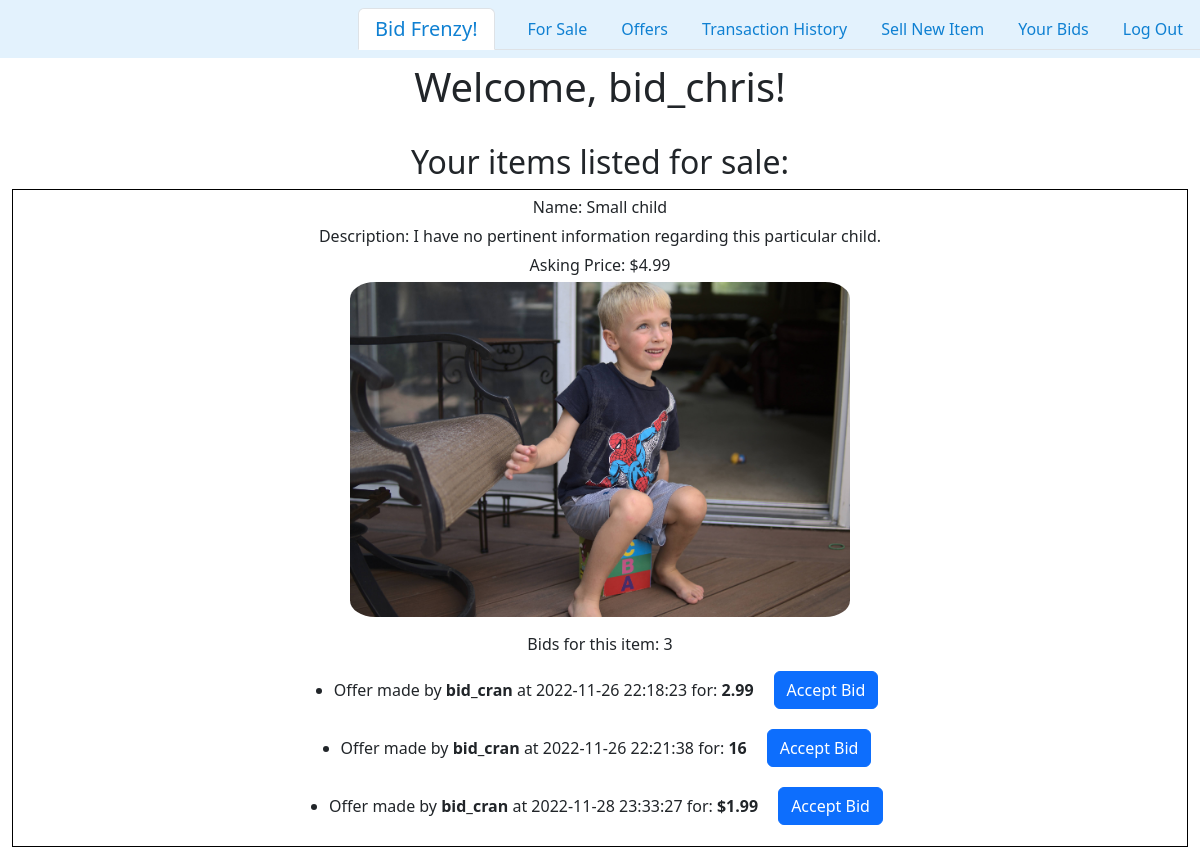
Before: / (signed in) with the older database file.
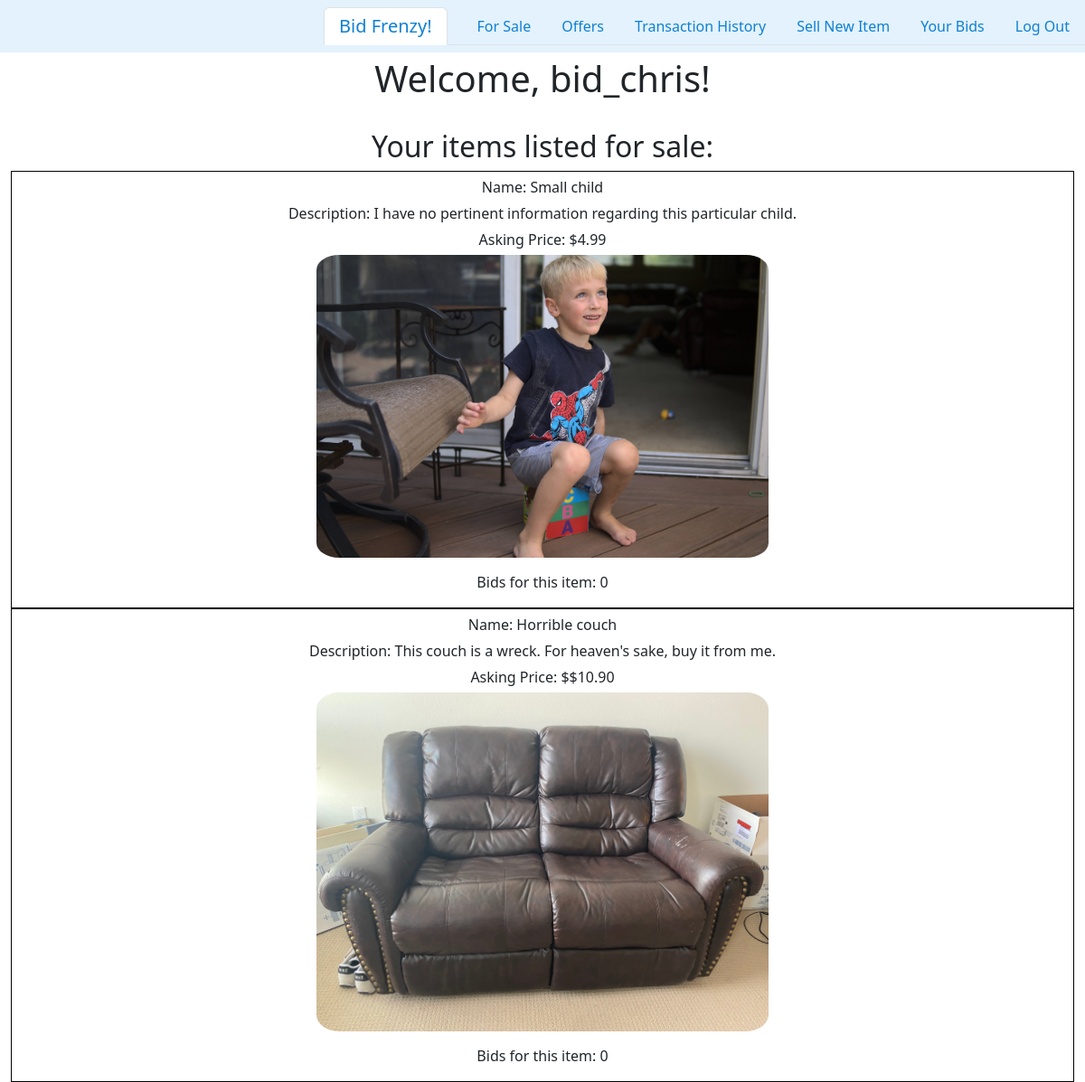
After: the same page with the newer database file.
### tables this page shows
CREATE TABLE users (id INTEGER PRIMARY KEY AUTOINCREMENT, username TEXT NOT NULL, passwordHash TEXT NOT NULL, cash INTEGER);

CREATE TABLE items (id INTEGER PRIMARY KEY AUTOINCREMENT, name TEXT NOT NULL, description TEXT NOT NULL, filename TEXT NOT NULL, ownerId INTEGER, askingPrice INTEGER, saleStatus TEXT NOT NULL);

CREATE TABLE bids (id INTEGER PRIMARY KEY AUTOINCREMENT, itemId INTEGER, bidderId INTEGER, sellerId INTEGER, offerPrice INTEGER, offerStatus TEXT NOT NULL, datetime INTEGER);

### app.py (the view)
@app.route("/")
@login_required
def index():
    user_id = session["user_id"]
    user_name = db.execute("SELECT username FROM users WHERE id = ?", user_id)
    user_name = user_name[0]['username']
    allItems = db.execute("SELECT * FROM items WHERE ownerId = ? AND saleStatus = ?", user_id, "available")
    for item in allItems:
        item['filename'] = f"./static/saved/{item['filename']}"
        item['bidNumber'] = db.execute("SELECT COUNT(*) FROM bids WHERE sellerId = ? AND itemId = ? AND offerStatus = ?", user_id, item['id'], "active")
        item['bidNumber'] = item['bidNumber'][0]['COUNT(*)']
        item['allBids'] = db.execute("SELECT * FROM bids WHERE sellerId = ? AND itemId = ? AND offerStatus = ?", user_id, item['id'], "active")
        for bid in item['allBids']:
            bidderName = db.execute("SELECT username FROM users WHERE id = ?", bid['bidderId'])
            bidderName = bidderName[0]['username']
            bid['bidderName'] = bidderName
    return render_template("index.html", allItems=allItems, user_name=user_name)

### app.py (called while the page is built)
@app.after_request
def after_request(response):
    response.headers["Cache-Control"] = "no-cache, no-store, must-revalidate"
    response.headers["Expires"] = 0
    response.headers["Pragma"] = "no-cache"
    return response

### helpers.py (called while the page is built)
def login_required(f):
    @wraps(f)
    def decorated_function(*args, **kwargs):
        if session.get("user_id") is None:
            return redirect("/login")
        return f(*args, **kwargs)
    return decorated_function

### templates/index.html (shortened to what this page needs)
{% extends "layout.html" %} {% block title %} Home Page {% endblock %} {% block
main %}
{% if allItems %}
<h1>Welcome, {{ user_name }}!</h1>
<br />
<h2>Your items listed for sale:</h2>
<div class="flex-container">
  {% for item in allItems %}
  <div class="bordered">
    <p>Name: {{ item['name'] }}</p>
    <p>Description: {{ item['description'] }}</p>
    <p>Asking Price: ${{ item['askingPrice'] }}</p>
    <img src="{{ item['filename'] }}" width="500" />
    <p>Bids for this item: {{ item['bidNumber'] }}</p>
    <ul>
      {% for bid in item['allBids'] %}
      <div class="flex-row">
        <li>
          Offer made by <span>{{ bid['bidderName'] }}</span> at {{
          bid['datetime'] }} for: <span>{{ bid['offerPrice'] }}</span>
        </li>
        <form action="/transactions" method="post">
          <button class="btn btn-primary" type="submit" name="bidId" value="{{ bid['id'] }}" >Accept Bid</button>
        </form>
      </div>
      {% endfor %}
    </ul>
  </div>
  {% endfor %}
</div>
{% else %}
<h2>You have no items listed for sale.</h2>
{% endif %} {% endblock %}

### templates/layout.html (shortened to what this page needs)
<!DOCTYPE html>
<html lang="en">
  <head>
    <link
      href="https://cdn.jsdelivr.net/npm/bootstrap@5.2.3/dist/css/bootstrap.min.css"
      rel="stylesheet"
    />
    <link rel="stylesheet" href="./static/styles/styles.css" type="text/css">
  </head>
  <body id="everything">
    <nav
      class="navbar sticky-top justify-content-end"
      style="background-color: #e3f2fd">
      {% if session["user_id"] %}
      <ul class="nav nav-tabs">
        <li class="nav-item">
          <a href="./"
          class="nav-link active navbar-brand" aria-current="page">Bid Frenzy!</a>
        </li>
        <li class="nav-item">
          <a href="./forsale"
          class="nav-link">For Sale</a>
        </li>
        <li class="nav-item">
            <a href="./offers"
            class="nav-link">Offers</a>
        </li>
        <li class="nav-item">
          <a href="./transactions"
          class="nav-link">Transaction History</a>
        </li>
        <li class="nav-item">
          <a href="./createsale"
          class="nav-link">Sell New Item</a>
        </li>
        <li class="nav-item">
          <a href="./yourbids"
          class="nav-link">Your Bids</a>
        </li>
        <li class="nav-item">
          <a href="./login"
          class="nav-link">Log Out</a>
        </li>
      </ul>
      {% endif %}
    </nav>
    <main class="container-fluid text-center">
        {% block main %}{% endblock %}
    </main>
  </body>
</html>

### static/styles/styles.css (style rules this page uses)
nav .nav li a { color: #0f80d2 !important; }
img { border-radius: 5%; margin-bottom: 10px; }
p { margin: 5px 0px; }
.flex-container { display: flex; flex-direction: column; }
.bordered { border: 1px solid black; }

Changed rows visible on the page:
removed bids: bidderName "bid_cran", datetime "2022-11-26 22:18:23", offerPrice "2.99", {{ bid['id'] }} 2 (drawn), shown under items "Small child"
removed bids: bidderName "bid_cran", datetime "2022-11-26 22:21:38", offerPrice "16", {{ bid['id'] }} 3 (drawn), shown under items "Small child"
removed bids: bidderName "bid_cran", datetime "2022-11-28 23:33:27", offerPrice "$1.99", {{ bid['id'] }} 4 (drawn), shown under items "Small child"
computed for items "Small child": bidNumber "3" → "0"
added items: name "Horrible couch", description "This couch is a wreck. For heaven's sake, buy it from me.", askingPrice "$10.90", filename (picture), bidNumber "0"
